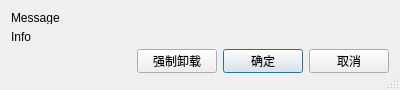
<?xml version="1.0" encoding="UTF-8"?>
<ui version="4.0">
 <class>FileStatus</class>
 <widget class="QDialog" name="FileStatus">
  <property name="geometry">
   <rect>
    <x>0</x>
    <y>0</y>
    <width>400</width>
    <height>90</height>
   </rect>
  </property>
  <property name="minimumSize">
   <size>
    <width>400</width>
    <height>90</height>
   </size>
  </property>
  <property name="sizeGripEnabled">
   <bool>true</bool>
  </property>
  <layout class="QVBoxLayout" name="verticalLayout">
   <item>
    <widget class="QLabel" name="msgLbl">
     <property name="sizePolicy">
      <sizepolicy hsizetype="Expanding" vsizetype="Fixed">
       <horstretch>0</horstretch>
       <verstretch>0</verstretch>
      </sizepolicy>
     </property>
     <property name="minimumSize">
      <size>
       <width>0</width>
       <height>13</height>
      </size>
     </property>
     <property name="maximumSize">
      <size>
       <width>16777215</width>
       <height>13</height>
      </size>
     </property>
     <property name="text">
      <string>Message</string>
     </property>
     <property name="alignment">
      <set>Qt::AlignLeading|Qt::AlignLeft|Qt::AlignTop</set>
     </property>
    </widget>
   </item>
   <item>
    <widget class="QLabel" name="infoLbl">
     <property name="sizePolicy">
      <sizepolicy hsizetype="Expanding" vsizetype="Fixed">
       <horstretch>0</horstretch>
       <verstretch>0</verstretch>
      </sizepolicy>
     </property>
     <property name="minimumSize">
      <size>
       <width>0</width>
       <height>13</height>
      </size>
     </property>
     <property name="maximumSize">
      <size>
       <width>16777215</width>
       <height>13</height>
      </size>
     </property>
     <property name="text">
      <string>Info</string>
     </property>
    </widget>
   </item>
   <item>
    <layout class="QHBoxLayout" name="horizontalLayout">
     <item>
      <spacer name="horizontalSpacer">
       <property name="orientation">
        <enum>Qt::Horizontal</enum>
       </property>
       <property name="sizeHint" stdset="0">
        <size>
         <width>298</width>
         <height>20</height>
        </size>
       </property>
      </spacer>
     </item>
     <item>
      <widget class="QPushButton" name="forceBtn">
       <property name="text">
        <string>强制卸载</string>
       </property>
       <property name="autoDefault">
        <bool>false</bool>
       </property>
      </widget>
     </item>
     <item>
      <widget class="QPushButton" name="okBtn">
       <property name="text">
        <string>确定</string>
       </property>
      </widget>
     </item>
     <item>
      <widget class="QPushButton" name="abortBtn">
       <property name="text">
        <string>取消</string>
       </property>
       <property name="autoDefault">
        <bool>false</bool>
       </property>
      </widget>
     </item>
    </layout>
   </item>
   <item>
    <widget class="QPlainTextEdit" name="detailsTxt">
     <property name="minimumSize">
      <size>
       <width>380</width>
       <height>0</height>
      </size>
     </property>
     <property name="maximumSize">
      <size>
       <width>16777215</width>
       <height>0</height>
      </size>
     </property>
     <property name="acceptDrops">
      <bool>false</bool>
     </property>
     <property name="inputMethodHints">
      <set>Qt::ImhNone</set>
     </property>
     <property name="undoRedoEnabled">
      <bool>false</bool>
     </property>
     <property name="lineWrapMode">
      <enum>QPlainTextEdit::NoWrap</enum>
     </property>
     <property name="readOnly">
      <bool>true</bool>
     </property>
     <property name="textInteractionFlags">
      <set>Qt::TextSelectableByKeyboard|Qt::TextSelectableByMouse</set>
     </property>
    </widget>
   </item>
  </layout>
 </widget>
 <resources/>
 <connections/>
</ui>
